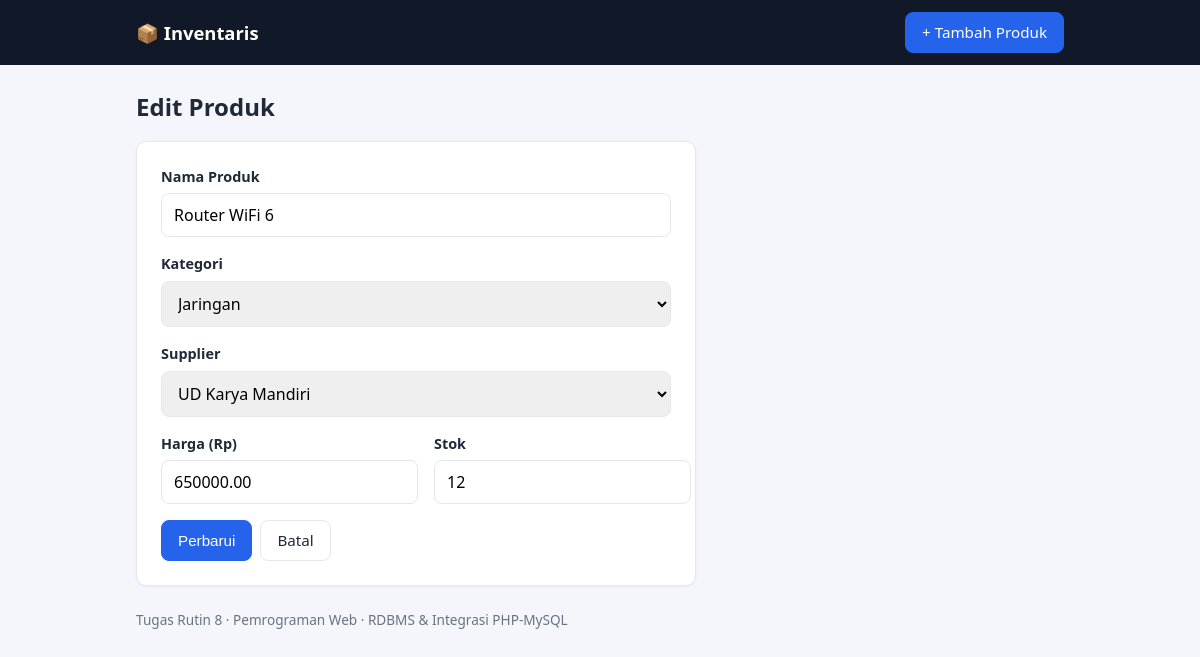
Screenshot of /edit.php?id=6 with the database file from the repository.
### tables this page shows
CREATE TABLE products (
  id          INT AUTO_INCREMENT PRIMARY KEY,
  name        VARCHAR(100)  NOT NULL,
  category_id INT           NOT NULL,
  supplier_id INT           NOT NULL,
  price       DECIMAL(12,2) NOT NULL CHECK (price >= 0),
  stock       INT           NOT NULL DEFAULT 0 CHECK (stock >= 0),
  created_at  TIMESTAMP     DEFAULT CURRENT_TIMESTAMP,
  CONSTRAINT fk_products_category FOREIGN KEY (category_id)
    REFERENCES categories(id) ON UPDATE CASCADE ON DELETE RESTRICT,
  CONSTRAINT fk_products_supplier FOREIGN KEY (supplier_id)
    REFERENCES suppliers(id)  ON UPDATE CASCADE ON DELETE RESTRICT
);

CREATE TABLE categories (
  id   INT AUTO_INCREMENT PRIMARY KEY,
  name VARCHAR(100) NOT NULL UNIQUE
);

CREATE TABLE suppliers (
  id    INT AUTO_INCREMENT PRIMARY KEY,
  name  VARCHAR(100) NOT NULL,
  phone VARCHAR(20)  NULL
);

### includes/helpers.php (called while the page is built, shortened)
<?php
function e(?string $value): string
{
    return htmlspecialchars((string) $value, ENT_QUOTES, 'UTF-8');
}

### includes/form.php (the view, shortened to what this page needs)
<form method="POST" action="<?= e($action) ?>" class="card form">
  <label>Nama Produk
    <input type="text" name="name" maxlength="100" required value="<?= e($values['name'] ?? '') ?>">
  </label>
  <label>Kategori
    <select name="category_id" required>
      <?php foreach ($categories as $c): ?>
        <option value="<?= (int) $c['id'] ?>" <?= (int) ($values['category_id'] ?? 0) === (int) $c['id'] ? 'selected' : '' ?>>
          <?= e($c['name']) ?>
        </option>
      <?php endforeach; ?>
    </select>
  </label>
  <label>Supplier
    <select name="supplier_id" required>
      <?php foreach ($suppliers as $s): ?>
        <option value="<?= (int) $s['id'] ?>" <?= (int) ($values['supplier_id'] ?? 0) === (int) $s['id'] ? 'selected' : '' ?>>
          <?= e($s['name']) ?>
        </option>
      <?php endforeach; ?>
    </select>
  </label>
  <div class="row">
    <label>Harga (Rp)
      <input type="number" name="price" min="0" step="0.01" required value="<?= e((string) ($values['price'] ?? '')) ?>">
    </label>
    <label>Stok
      <input type="number" name="stock" min="0" step="1" required value="<?= e((string) ($values['stock'] ?? '0')) ?>">
    </label>
  </div>
  <div class="actions">
    <button type="submit" class="btn btn-primary"><?= e($submitLabel) ?></button>
    <a class="btn" href="index.php">Batal</a>
  </div>
</form>

### assets/style.css (style rules this page uses)
:root { --bg:#f4f6fb;--card:#fff;--text:#1f2937;--muted:#6b7280;--primary:#2563eb;--danger:#dc2626;--ok:#16a34a;--border:#e5e7eb }
* { box-sizing:border-box }
body { margin:0;font-family:system-ui,-apple-system,"Segoe UI",Roboto,sans-serif;background:var(--bg);color:var(--text);line-height:1.5 }
.card { background:var(--card);border:1px solid var(--border);border-radius:10px;box-shadow:0 1px 3px rgba(0,0,0,.05) }
.btn { display:inline-block;padding:8px 16px;border:1px solid var(--border);border-radius:8px;background:#fff;color:var(--text);text-decoration:none;cursor:pointer;font-size:.95rem }
.btn-primary { background:var(--primary);border-color:var(--primary);color:#fff }
.actions { display:flex;gap:8px;flex-wrap:wrap }
.form { padding:24px;display:flex;flex-direction:column;gap:16px;max-width:560px }
.form label { display:flex;flex-direction:column;gap:6px;font-weight:600;font-size:.9rem }
.form input,.form select,.search input { padding:10px 12px;border:1px solid var(--border);border-radius:8px;font-size:1rem;font-family:inherit }
.form .row { display:grid;grid-template-columns:1fr 1fr;gap:16px }

### rows the page displays
products: name "Router WiFi 6", category_id "Jaringan", supplier_id "UD Karya Mandiri", price "650000.00", stock "12"

### other values shown
$submitLabel "Perbarui"
